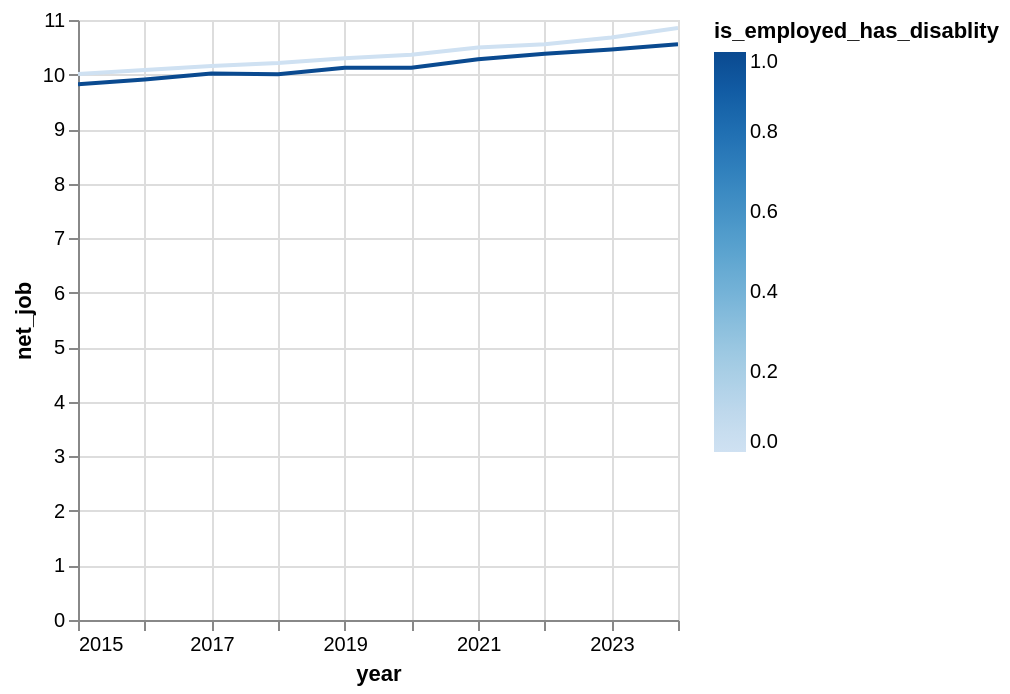

Source (notebook cell):
### Code cell
(
    prepsm_data
        #.filter(~pl.col('idind').is_in(possible_spillovers.implode()))
        .filter(~pl.col('idind').is_in(ids_to_exclude_0 + ids_to_exclude_1))
        .with_columns(pl.col('year').cast(pl.Int32).cast(pl.String).str.to_date("%Y"))
        .group_by(['year', 'is_employed_has_disablity']).agg(pl.col('net_job').mean().log())
).plot.line(x='year', y='net_job', color='is_employed_has_disablity')

### Figure 1 — Vega specification as saved in the notebook (floating-point values rounded to 4 significant figures)
{"$schema": "https://vega.github.io/schema/vega/v6.json", "data": [{"name": "param_1e9efca18e7a2868_store"}, {"name": "source_0", "values": [{"year": "2023-01-01T00:00:00.000", "is_employed_has_disablity": 0, "net_job": 10.68}, {"year": "2021-01-01T00:00:00.000", "is_employed_has_disablity": 1, "net_job": 10.28}, {"year": "2019-01-01T00:00:00.000", "is_employed_has_disablity": 1, "net_job": 10.12}, {"year": "2020-01-01T00:00:00.000", "is_employed_has_disablity": 1, "net_job": 10.13}, {"year": "2023-01-01T00:00:00.000", "is_employed_has_disablity": 1, "net_job": 10.46}, {"year": "2019-01-01T00:00:00.000", "is_employed_has_disablity": 0, "net_job": 10.3}, {"year": "2022-01-01T00:00:00.000", "is_employed_has_disablity": 1, "net_job": 10.38}, {"year": "2018-01-01T00:00:00.000", "is_employed_has_disablity": 1, "net_job": 10.01}, {"year": "2022-01-01T00:00:00.000", "is_employed_has_disablity": 0, "net_job": 10.55}, {"year": "2017-01-01T00:00:00.000", "is_employed_has_disablity": 1, "net_job": 10.02}, {"year": "2017-01-01T00:00:00.000", "is_employed_has_disablity": 0, "net_job": 10.16}, {"year": "2020-01-01T00:00:00.000", "is_employed_has_disablity": 0, "net_job": 10.36}, {"year": "2024-01-01T00:00:00.000", "is_employed_has_disablity": 0, "net_job": 10.85}, {"year": "2016-01-01T00:00:00.000", "is_employed_has_disablity": 0, "net_job": 10.08}, {"year": "2016-01-01T00:00:00.000", "is_employed_has_disablity": 1, "net_job": 9.911}, {"year": "2015-01-01T00:00:00.000", "is_employed_has_disablity": 0, "net_job": 10.01}, {"year": "2024-01-01T00:00:00.000", "is_employed_has_disablity": 1, "net_job": 10.56}, {"year": "2015-01-01T00:00:00.000", "is_employed_has_disablity": 1, "net_job": 9.824}, {"year": "2018-01-01T00:00:00.000", "is_employed_has_disablity": 0, "net_job": 10.21}, {"year": "2021-01-01T00:00:00.000", "is_employed_has_disablity": 0, "net_job": 10.49}], "transform": [{"type": "formula", "expr": "toDate(datum['year'])", "as": "year"}]}, {"name": "source_0_y_domain_net_job", "values": [{"min": 9.824, "max": 10.85}]}, {"name": "source_0_color_domain_is_employed_has_disablity", "values": [{"min": 0, "max": 1}]}], "signals": [{"name": "unit", "value": {}, "on": [{"events": "pointermove", "update": "isTuple(group()) ? group() : unit"}]}, {"name": "param_1e9efca18e7a2868", "update": "vlSelectionResolve(\"param_1e9efca18e7a2868_store\", \"union\")"}, {"name": "param_1e9efca18e7a2868_year", "on": [{"events": [{"source": "view", "type": "dblclick"}], "update": "null"}, {"events": {"signal": "param_1e9efca18e7a2868_translate_delta"}, "update": "panLinear(param_1e9efca18e7a2868_translate_anchor.extent_x, -param_1e9efca18e7a2868_translate_delta.x / width)"}, {"events": {"signal": "param_1e9efca18e7a2868_zoom_delta"}, "update": "zoomLinear(domain(\"x\"), param_1e9efca18e7a2868_zoom_anchor.x, param_1e9efca18e7a2868_zoom_delta)"}]}, {"name": "param_1e9efca18e7a2868_net_job", "on": [{"events": [{"source": "view", "type": "dblclick"}], "update": "null"}, {"events": {"signal": "param_1e9efca18e7a2868_translate_delta"}, "update": "panLinear(param_1e9efca18e7a2868_translate_anchor.extent_y, param_1e9efca18e7a2868_translate_delta.y / height)"}, {"events": {"signal": "param_1e9efca18e7a2868_zoom_delta"}, "update": "zoomLinear(domain(\"y\"), param_1e9efca18e7a2868_zoom_anchor.y, param_1e9efca18e7a2868_zoom_delta)"}]}, {"name": "param_1e9efca18e7a2868_tuple", "on": [{"events": [{"signal": "param_1e9efca18e7a2868_year || param_1e9efca18e7a2868_net_job"}], "update": "param_1e9efca18e7a2868_year && param_1e9efca18e7a2868_net_job ? {unit: \"\", fields: param_1e9efca18e7a2868_tuple_fields, values: [param_1e9efca18e7a2868_year,param_1e9efca18e7a2868_net_job]} : null"}]}, {"name": "param_1e9efca18e7a2868_tuple_fields", "value": [{"field": "year", "channel": "x", "type": "R"}, {"field": "net_job", "channel": "y", "type": "R"}]}, {"name": "param_1e9efca18e7a2868_translate_anchor", "value": {}, "on": [{"events": [{"source": "scope", "type": "pointerdown"}], "update": "{x: x(unit), y: y(unit), extent_x: domain(\"x\"), extent_y: domain(\"y\")}"}]}, {"name": "param_1e9efca18e7a2868_translate_delta", "value": {}, "on": [{"events": [{"source": "window", "between": [{"source": "scope", "type": "pointerdown"}, {"source": "window", "type": "pointerup"}], "type": "pointermove", "consume": true}], "update": "{x: param_1e9efca18e7a2868_translate_anchor.x - x(unit), y: param_1e9efca18e7a2868_translate_anchor.y - y(unit)}"}]}, {"name": "param_1e9efca18e7a2868_zoom_anchor", "on": [{"events": [{"source": "scope", "type": "wheel", "consume": true}], "update": "{x: invert(\"x\", x(unit)), y: invert(\"y\", y(unit))}"}]}, {"name": "param_1e9efca18e7a2868_zoom_delta", "on": [{"events": [{"source": "scope", "type": "wheel", "consume": true}], "update": "pow(1.001, event.deltaY * pow(16, event.deltaMode))", "force": true}]}, {"name": "param_1e9efca18e7a2868_modify", "on": [{"events": {"signal": "param_1e9efca18e7a2868_tuple"}, "update": "modify(\"param_1e9efca18e7a2868_store\", param_1e9efca18e7a2868_tuple, true)"}]}], "marks": [{"type": "group", "name": "pathgroup", "from": {"facet": {"data": "source_0", "name": "faceted_path_main", "groupby": ["is_employed_has_disablity"]}}, "encode": {"update": {"width": {"field": {"signal": null, "datum": null, "group": "width", "parent": null}}, "height": {"field": {"signal": null, "datum": null, "group": "height", "parent": null}}}}, "marks": [{"type": "line", "name": "marks", "from": {"data": "faceted_path_main"}, "sort": {"field": "x"}, "encode": {"update": {"defined": {"signal": "isValid(datum[\"year\"]) && isFinite(+datum[\"year\"]) && isValid(datum[\"net_job\"]) && isFinite(+datum[\"net_job\"]) && isValid(datum[\"is_employed_has_disablity\"]) && isFinite(+datum[\"is_employed_has_disablity\"])"}, "stroke": {"field": "is_employed_has_disablity", "scale": "color"}, "y": {"field": "net_job", "scale": "y"}, "tooltip": {"signal": "{\"year\": timeFormat(datum[\"year\"], \"%b %d, %Y\"), \"net_job\": format(datum[\"net_job\"], \"\"), \"is_employed_has_disablity\": format(datum[\"is_employed_has_disablity\"], \"\")}"}, "x": {"field": "year", "scale": "x"}}}, "clip": true, "style": ["line"], "interactive": true}]}], "scales": [{"name": "x", "type": "time", "domain": {"data": "source_0", "field": "year"}, "range": [0, {"signal": "width"}], "domainRaw": {"signal": "param_1e9efca18e7a2868[\"year\"]"}}, {"name": "y", "type": "linear", "domain": [{"signal": "(data(\"source_0_y_domain_net_job\")[0] || {}).min"}, {"signal": "(data(\"source_0_y_domain_net_job\")[0] || {}).max"}], "range": [{"signal": "height"}, 0], "nice": true, "zero": true, "domainRaw": {"signal": "param_1e9efca18e7a2868[\"net_job\"]"}}, {"name": "color", "type": "linear", "domain": [{"signal": "(data(\"source_0_color_domain_is_employed_has_disablity\")[0] || {}).min"}, {"signal": "(data(\"source_0_color_domain_is_employed_has_disablity\")[0] || {}).max"}], "range": "ramp", "zero": false, "interpolate": "hcl"}], "axes": [{"scale": "x", "domain": false, "gridScale": "y", "minExtent": 0, "labels": false, "orient": "bottom", "grid": true, "tickCount": {"signal": "ceil(width/40)"}, "maxExtent": 0, "aria": false, "ticks": false, "zindex": 0}, {"scale": "y", "maxExtent": 0, "zindex": 0, "orient": "left", "labels": false, "aria": false, "gridScale": "x", "tickCount": {"signal": "ceil(height/40)"}, "grid": true, "domain": false, "minExtent": 0, "ticks": false}, {"scale": "x", "grid": false, "orient": "bottom", "tickCount": {"signal": "ceil(width/40)"}, "zindex": 0, "title": "year", "labelOverlap": true, "labelFlush": true}, {"scale": "y", "title": "net_job", "grid": false, "tickCount": {"signal": "ceil(height/40)"}, "labelOverlap": true, "orient": "left", "zindex": 0}], "padding": 5, "width": 300, "background": "white", "height": 300, "style": "cell", "legends": [{"stroke": "color", "gradientLength": {"signal": "clamp(height, 64, 200)"}, "title": "is_employed_has_disablity"}]}
